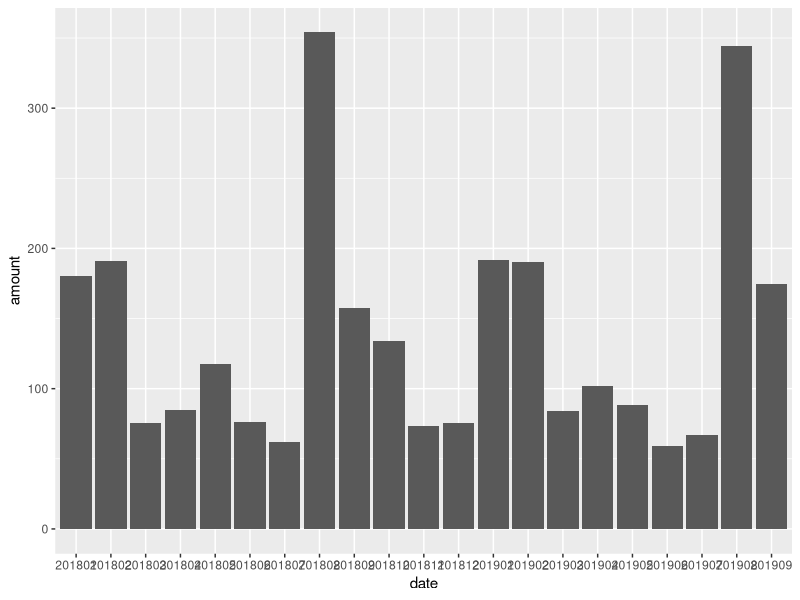

This figure's R source:
## ---- chunk 1
suppressMessages(library("tidyverse"))

regs <- read_csv("register.csv")
allSales <- read_csv("sales.csv")
## ---- chunk 2
colnames(regs)[colnames(regs) == "is the customer a student/faculty/staff (0) or unaffiliated (1)"] <- "aff_unaff"
colnames(regs)[colnames(regs) == "customer id"] <- "cust_id"
colnames(regs)[colnames(regs) == "contact preference"] <- "contact_pref"
colnames(regs)[colnames(regs) == "preferred customer discount"] <- "pcd"
colnames(allSales)[colnames(allSales) == "category of inventory goods"] <- "category_inventory"
## ---- chunk 3
suppressMessages(library(dplyr))
suppressMessages(library(tidyr))
suppressMessages(library(readr))

all_cust <- tibble(item_no = regs$item, id = regs$cust_id, recpt = regs$receipt, contact = regs$contact_pref, news = regs$newsletter, gets_sales = regs$sales, cust_disc = regs$pcd, aff_or_unaff = regs$aff_unaff)
all_cust$aff_or_unaff <- as.factor(all_cust$aff_or_unaff)
#unaff_cust <- all_cust %>% filter(regs$aff_unaff > 0)  %>%
              #  select(item_no, recpt)
#aff_customer <- all_cust %>% filter(regs$aff_unaff < 1)
all_cust$aff_or_unaff <- as.logical(all_cust$aff_or_unaff)
cust_sales_indv <- tibble(purch = regs$purchase, item_no = regs$item, type_charge = regs$charge, cost = regs$price, cust_id = regs$cust_id)


clean_sales <- allSales %>% gather(date, amount, 2:23)

clean_sales$date[clean_sales$date == "1-2018"] <- "201801"
clean_sales$date[clean_sales$date == "2-2018"] <- "201802"
clean_sales$date[clean_sales$date == "3-2018"] <- "201803"
clean_sales$date[clean_sales$date == "4-2018"] <- "201804"
clean_sales$date[clean_sales$date == "5-2018"] <- "201805"
clean_sales$date[clean_sales$date == "6-2018"] <- "201806"
clean_sales$date[clean_sales$date == "7-2018"] <- "201807"
clean_sales$date[clean_sales$date == "8-2018"] <- "201808"
clean_sales$date[clean_sales$date == "9-2018"] <- "201809"
clean_sales$date[clean_sales$date == "10-2018"] <- "201810"
clean_sales$date[clean_sales$date == "11-2018"] <- "201811"
clean_sales$date[clean_sales$date == "12-2018"] <- "201812"
clean_sales$date[clean_sales$date == "1-2019"] <- "201901"
clean_sales$date[clean_sales$date == "2-2019"] <- "201902"
clean_sales$date[clean_sales$date == "3-2019"] <- "201903"
clean_sales$date[clean_sales$date == "4-2019"] <- "201904"
clean_sales$date[clean_sales$date == "5-2019"] <- "201905"
clean_sales$date[clean_sales$date == "6-2019"] <- "201906"
clean_sales$date[clean_sales$date == "7-2019"] <- "201907"
clean_sales$date[clean_sales$date == "8-2019"] <- "201908"
clean_sales$date[clean_sales$date == "9-2019"] <- "201909"
clean_sales$date[clean_sales$date == "10-2019"] <- "201810"
## ---- chunk 4
sums_cust <- aggregate(cust_sales_indv$cost, by=list(cust_all = cust_sales_indv$cust_id), FUN=sum)
## ---- chunk 5
ggplot(clean_sales, aes(x=date, y=amount)) + geom_col()
